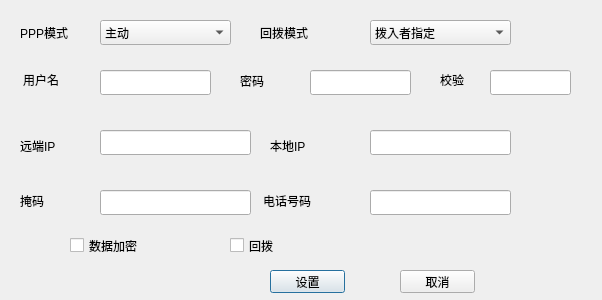
<?xml version="1.0" encoding="UTF-8"?>
<ui version="4.0">
 <class>CPPPCfgDlg</class>
 <widget class="QDialog" name="CPPPCfgDlg">
  <property name="geometry">
   <rect>
    <x>0</x>
    <y>0</y>
    <width>602</width>
    <height>300</height>
   </rect>
  </property>
  <property name="windowTitle">
   <string>Dialog</string>
  </property>
  <widget class="QLabel" name="label">
   <property name="geometry">
    <rect>
     <x>20</x>
     <y>20</y>
     <width>71</width>
     <height>25</height>
    </rect>
   </property>
   <property name="text">
    <string>PPP模式</string>
   </property>
  </widget>
  <widget class="QLabel" name="label_2">
   <property name="geometry">
    <rect>
     <x>260</x>
     <y>20</y>
     <width>91</width>
     <height>25</height>
    </rect>
   </property>
   <property name="text">
    <string>回拨模式</string>
   </property>
  </widget>
  <widget class="QLabel" name="label_3">
   <property name="geometry">
    <rect>
     <x>23</x>
     <y>70</y>
     <width>61</width>
     <height>20</height>
    </rect>
   </property>
   <property name="text">
    <string>用户名</string>
   </property>
  </widget>
  <widget class="QLabel" name="label_4">
   <property name="geometry">
    <rect>
     <x>240</x>
     <y>70</y>
     <width>61</width>
     <height>21</height>
    </rect>
   </property>
   <property name="text">
    <string>密码</string>
   </property>
  </widget>
  <widget class="QLabel" name="label_5">
   <property name="geometry">
    <rect>
     <x>440</x>
     <y>70</y>
     <width>51</width>
     <height>20</height>
    </rect>
   </property>
   <property name="text">
    <string>校验</string>
   </property>
  </widget>
  <widget class="QLabel" name="label_6">
   <property name="geometry">
    <rect>
     <x>20</x>
     <y>130</y>
     <width>71</width>
     <height>31</height>
    </rect>
   </property>
   <property name="text">
    <string>远端IP</string>
   </property>
  </widget>
  <widget class="QLabel" name="label_7">
   <property name="geometry">
    <rect>
     <x>270</x>
     <y>130</y>
     <width>91</width>
     <height>31</height>
    </rect>
   </property>
   <property name="text">
    <string>本地IP</string>
   </property>
  </widget>
  <widget class="QLabel" name="label_8">
   <property name="geometry">
    <rect>
     <x>20</x>
     <y>190</y>
     <width>71</width>
     <height>21</height>
    </rect>
   </property>
   <property name="text">
    <string>掩码</string>
   </property>
  </widget>
  <widget class="QLabel" name="label_9">
   <property name="geometry">
    <rect>
     <x>220</x>
     <y>461</y>
     <width>54</width>
     <height>20</height>
    </rect>
   </property>
   <property name="text">
    <string>TextLabel</string>
   </property>
  </widget>
  <widget class="QLabel" name="label_10">
   <property name="geometry">
    <rect>
     <x>263</x>
     <y>190</y>
     <width>91</width>
     <height>21</height>
    </rect>
   </property>
   <property name="text">
    <string>电话号码</string>
   </property>
  </widget>
  <widget class="QCheckBox" name="checkBoxDataEncrypt">
   <property name="geometry">
    <rect>
     <x>70</x>
     <y>230</y>
     <width>111</width>
     <height>31</height>
    </rect>
   </property>
   <property name="text">
    <string>数据加密</string>
   </property>
  </widget>
  <widget class="QCheckBox" name="checkBoxRedial">
   <property name="geometry">
    <rect>
     <x>230</x>
     <y>230</y>
     <width>91</width>
     <height>31</height>
    </rect>
   </property>
   <property name="text">
    <string>回拨</string>
   </property>
  </widget>
  <widget class="QComboBox" name="comboBoxpppType">
   <property name="geometry">
    <rect>
     <x>100</x>
     <y>20</y>
     <width>131</width>
     <height>25</height>
    </rect>
   </property>
   <item>
    <property name="text">
     <string>主动</string>
    </property>
   </item>
   <item>
    <property name="text">
     <string>被动</string>
    </property>
   </item>
  </widget>
  <widget class="QComboBox" name="comboBoxREDIALMODE">
   <property name="geometry">
    <rect>
     <x>370</x>
     <y>20</y>
     <width>141</width>
     <height>25</height>
    </rect>
   </property>
   <item>
    <property name="text">
     <string>拨入者指定</string>
    </property>
   </item>
   <item>
    <property name="text">
     <string>预置回拨号</string>
    </property>
   </item>
   <item>
    <property name="text">
     <string/>
    </property>
   </item>
  </widget>
  <widget class="QLineEdit" name="lineEditpppUser">
   <property name="geometry">
    <rect>
     <x>100</x>
     <y>70</y>
     <width>111</width>
     <height>25</height>
    </rect>
   </property>
  </widget>
  <widget class="QLineEdit" name="lineEditpppPwd">
   <property name="geometry">
    <rect>
     <x>310</x>
     <y>70</y>
     <width>101</width>
     <height>25</height>
    </rect>
   </property>
  </widget>
  <widget class="QLineEdit" name="lineEditpppVerify">
   <property name="geometry">
    <rect>
     <x>490</x>
     <y>70</y>
     <width>81</width>
     <height>25</height>
    </rect>
   </property>
  </widget>
  <widget class="QLineEdit" name="lineEditRemoteIp">
   <property name="geometry">
    <rect>
     <x>100</x>
     <y>130</y>
     <width>151</width>
     <height>25</height>
    </rect>
   </property>
  </widget>
  <widget class="QLineEdit" name="lineEditLocalIp">
   <property name="geometry">
    <rect>
     <x>370</x>
     <y>130</y>
     <width>141</width>
     <height>25</height>
    </rect>
   </property>
  </widget>
  <widget class="QLineEdit" name="lineEditIpMask">
   <property name="geometry">
    <rect>
     <x>100</x>
     <y>190</y>
     <width>151</width>
     <height>25</height>
    </rect>
   </property>
  </widget>
  <widget class="QLineEdit" name="lineEditPhoneNum">
   <property name="geometry">
    <rect>
     <x>370</x>
     <y>190</y>
     <width>141</width>
     <height>25</height>
    </rect>
   </property>
  </widget>
  <widget class="QPushButton" name="pushButtonsave">
   <property name="geometry">
    <rect>
     <x>270</x>
     <y>270</y>
     <width>75</width>
     <height>23</height>
    </rect>
   </property>
   <property name="text">
    <string>设置</string>
   </property>
  </widget>
  <widget class="QPushButton" name="pushButtoncancel">
   <property name="geometry">
    <rect>
     <x>400</x>
     <y>270</y>
     <width>75</width>
     <height>23</height>
    </rect>
   </property>
   <property name="text">
    <string>取消</string>
   </property>
  </widget>
 </widget>
 <resources/>
 <connections/>
</ui>
